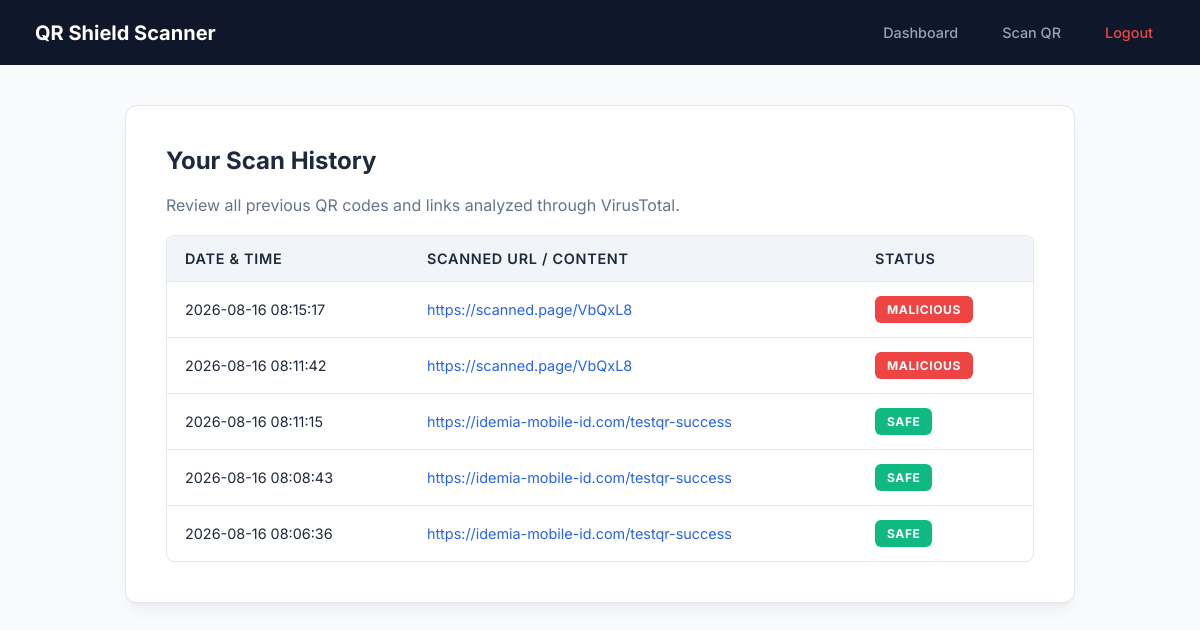
The app's page /history.php (signed in) with its own data.
### tables this page shows
CREATE TABLE `scan_history` (
  `id` int(11) NOT NULL,
  `user_id` int(11) NOT NULL,
  `scanned_url` text NOT NULL,
  `scan_status` varchar(50) NOT NULL,
  `malicious_count` int(11) DEFAULT 0,
  `total_engines` int(11) DEFAULT 0,
  `scanned_at` timestamp NOT NULL DEFAULT current_timestamp()
);

### history.php (the view, shortened to what this page needs)
<?php
require_once 'db.php';
$user_id = $_SESSION['user_id'];
$stmt = $conn->prepare("SELECT scanned_url, scan_status, scanned_at FROM scan_history WHERE user_id = ? ORDER BY scanned_at DESC");
$stmt->bind_param("i", $user_id);
$stmt->execute();
$result = $stmt->get_result();
?>
<!DOCTYPE html>
<html lang="en">
<head>
    <link rel="stylesheet" href="style.css">
</head>
<body>
<header>
    <h1>QR Shield Scanner</h1>
    <div class="nav-links">
        <a href="dashboard.php">Dashboard</a>
        <a href="scanner.php">Scan QR</a>
        <a href="logout.php" style="color: #ef4444;">Logout</a>
    </div>
</header>
<div class="container">
    <h2>Your Scan History</h2>
    <p>Review all previous QR codes and links analyzed through VirusTotal.</p>
    <?php if ($result->num_rows > 0): ?>
        <table>
            <thead>
                <tr>
                    <th>Date & Time</th>
                    <th>Scanned URL / Content</th>
                    <th>Status</th>
                </tr>
            </thead>
            <tbody>
                <?php while ($row = $result->fetch_assoc()): ?>
                    <tr>
                        <td><?php echo $row['scanned_at']; ?></td>
                        <td class="url-cell"><?php echo htmlspecialchars($row['scanned_url']); ?></td>
                        <td>
                            <span class="badge <?php echo $row['scan_status']; ?>">
                                <?php echo $row['scan_status']; ?>
                            </span>
                        </td>
                    </tr>
                <?php endwhile; ?>
            </tbody>
        </table>
    <?php else: ?>
        <p class="no-data">You haven't scanned any QR codes yet. <a href="scanner.php" style="color: var(--primary); text-decoration: none; font-weight: 600;">Start scanning now!</a></p>
    <?php endif; ?>
</div>
</body>
</html>

### style.css (style rules this page uses)
:root { --primary: #2563eb; --primary-hover: #1d4ed8; --success: #10b981; --danger: #ef4444; --warning: #f59e0b; --bg-main: #f8fafc; --card-bg: #ffffff; --text-main: #1e293b; --text-muted: #64748b; --border-color: #e2e8f0; --sidebar-bg: #0f172a; --sidebar-text: #94a3b8; --sidebar-hover: #ffffff; --radius: 12px; --shadow: 0 10px 15px -3px rgba(0, 0, 0, 0.05), 0 4px 6px -4px rgba(0, 0, 0, 0.05); --transition: all 0.25s ease-in-out; }
* { box-sizing: border-box; font-family: 'Inter', sans-serif; }
body { background-color: var(--bg-main); color: var(--text-main); margin: 0; padding: 0; -webkit-font-smoothing: antialiased; }
table { width: 100%; border-collapse: separate; border-spacing: 0; background: var(--card-bg); border-radius: var(--radius); overflow: hidden; border: 1px solid var(--border-color); }
th, td { padding: 14px 18px; text-align: left; font-size: 0.9rem; border-bottom: 1px solid var(--border-color); }
th { background-color: #f8fafc; color: var(--text-main); font-weight: 600; text-transform: uppercase; font-size: 0.75rem; letter-spacing: 0.05em; }
tr:last-child td { border-bottom: none; }

### history.php (style rules this page uses)
body { background-color: var(--bg-main); margin: 0; padding: 0; }
header { background-color: var(--sidebar-bg); color: white; padding: 18px 35px; display: flex; justify-content: space-between; align-items: center; }
header h1 { font-size: 1.25rem; font-weight: 700; margin: 0; }
.nav-links { display: flex; align-items: center; gap: 20px; }
.nav-links a { color: var(--sidebar-text); text-decoration: none; font-size: 0.9rem; font-weight: 500; padding: 6px 12px; border-radius: 6px; }
.container { max-width: 950px; margin: 40px auto; padding: 40px; background: var(--card-bg); border-radius: var(--radius); box-shadow: var(--shadow); border: 1px solid var(--border-color); }
h2 { color: var(--text-main); margin-top: 0; }
p { color: var(--text-muted); }
table { width: 100%; border-collapse: separate; border-spacing: 0; margin-top: 20px; border-radius: 8px; overflow: hidden; border: 1px solid var(--border-color); }
th, td { padding: 14px 18px; text-align: left; font-size: 0.9rem; border-bottom: 1px solid var(--border-color); }
th { background-color: #f1f5f9; color: var(--text-main); font-weight: 600; }
tr:last-child td { border-bottom: none; }
.badge { padding: 6px 12px; font-weight: 700; border-radius: 6px; color: white; font-size: 0.75rem; display: inline-block; text-transform: uppercase; letter-spacing: 0.05em; }
.Safe { background-color: #10b981; }
.Malicious { background-color: #ef4444; }
.url-cell { max-width: 350px; word-break: break-all; color: var(--primary); }

### records on screen
scan_history: scanned_at "2026-08-16 08:15:17", scanned_url "https://scanned.page/VbQxL8", scan_status "MALICIOUS"
scan_history: scanned_at "2026-08-16 08:11:42", scanned_url "https://scanned.page/VbQxL8", scan_status "MALICIOUS"
scan_history: scanned_at "2026-08-16 08:11:15", scanned_url "https://idemia-mobile-id.com/testqr-success", scan_status "SAFE"
scan_history: scanned_at "2026-08-16 08:08:43", scanned_url "https://idemia-mobile-id.com/testqr-success", scan_status "SAFE"
scan_history: scanned_at "2026-08-16 08:06:36", scanned_url "https://idemia-mobile-id.com/testqr-success", scan_status "SAFE"
